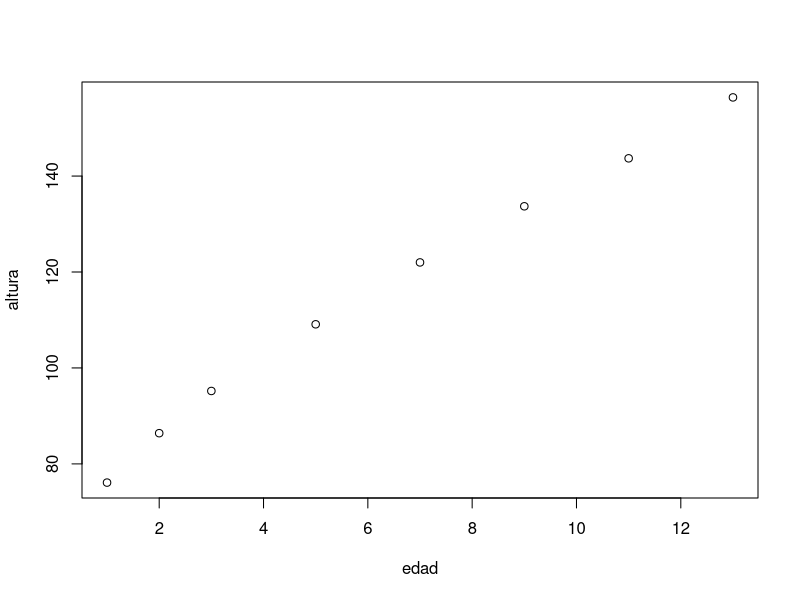

Write the R code that produced this figure.
edad=c(1,2,3,5,7,9,11,13)
altura=c(76.1,86.4,95.2,109.1,122.0,133.7,143.7,156.4)
datos=data.frame(edad,altura)
datos
plot(edad,altura)